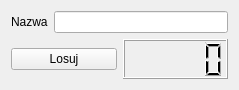
<?xml version="1.0" encoding="UTF-8"?>
<ui version="4.0">
 <class>Kostka</class>
 <widget class="QWidget" name="Kostka">
  <property name="geometry">
   <rect>
    <x>0</x>
    <y>0</y>
    <width>239</width>
    <height>90</height>
   </rect>
  </property>
  <property name="windowTitle">
   <string>Form</string>
  </property>
  <layout class="QVBoxLayout" name="verticalLayout">
   <item>
    <layout class="QHBoxLayout" name="horizontalLayout">
     <item>
      <widget class="QLabel" name="label">
       <property name="text">
        <string>Nazwa</string>
       </property>
      </widget>
     </item>
     <item>
      <widget class="QLineEdit" name="lineEdit"/>
     </item>
    </layout>
   </item>
   <item>
    <layout class="QHBoxLayout" name="horizontalLayout_2">
     <item>
      <widget class="QPushButton" name="losujButton">
       <property name="text">
        <string>Losuj</string>
       </property>
      </widget>
     </item>
     <item>
      <widget class="QLCDNumber" name="losujDisplay"/>
     </item>
    </layout>
   </item>
  </layout>
 </widget>
 <resources/>
 <connections/>
</ui>
